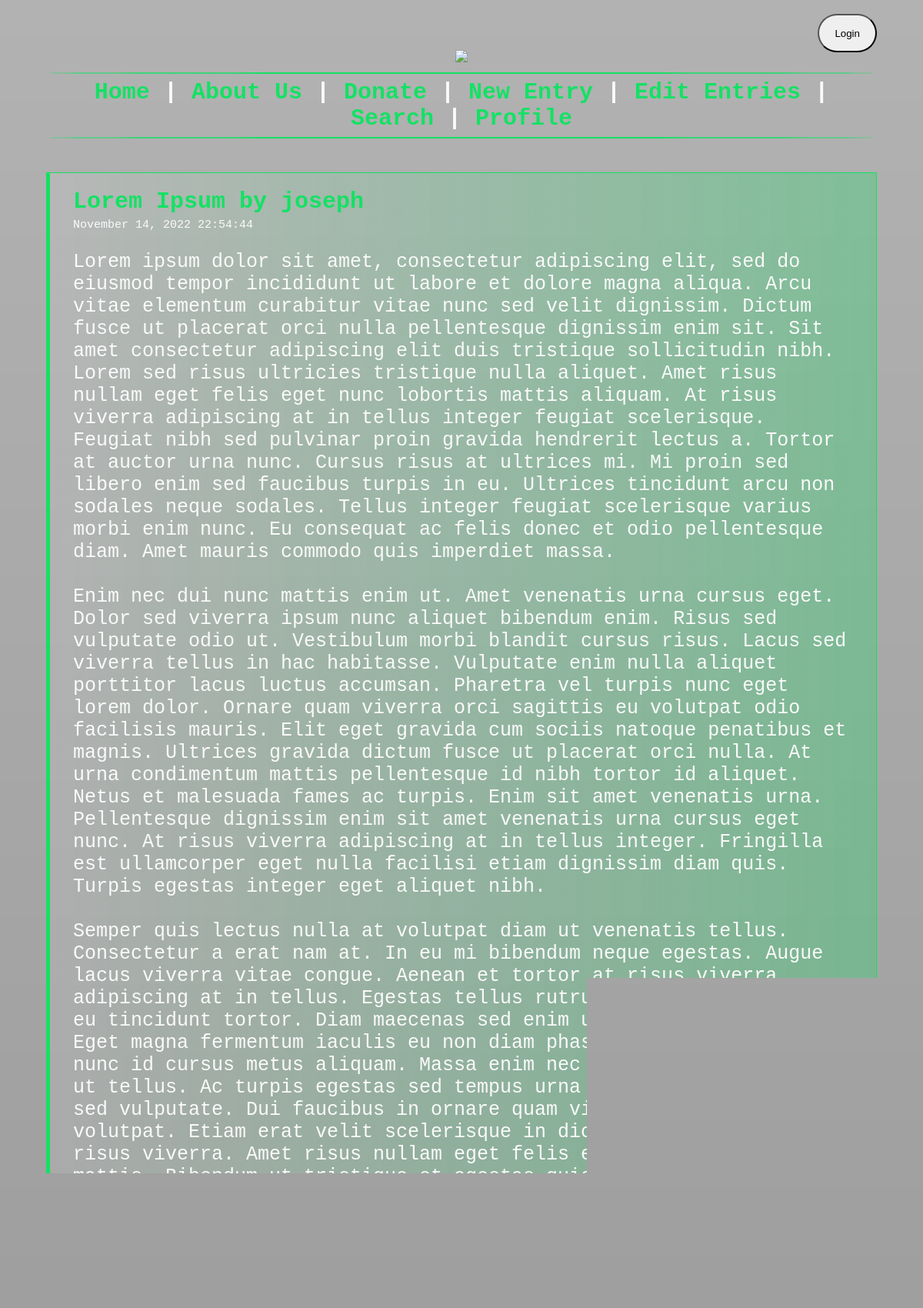
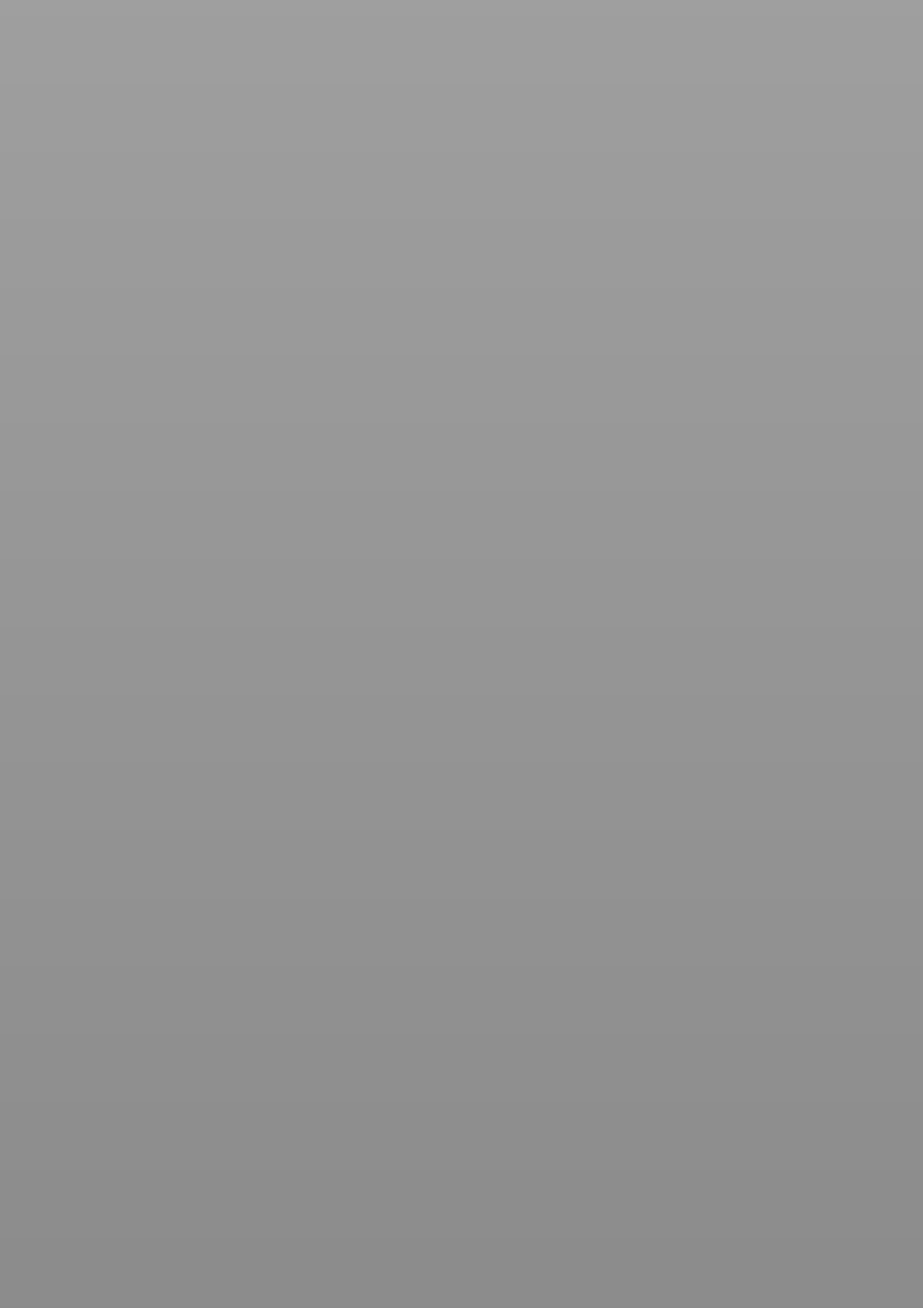
The app's page /stories?id=1 (upper part) with its own data (2 pictures, top to bottom).
### tables this page shows
CREATE TABLE stories(username TEXT, title TEXT, content TEXT, ID INTEGER, time TEXT);

### __init__.py (the view)
@app.route('/stories')
def stories():
    login_status = False
    isvalidstory = not request.args['id'] == 'None'
    if 'username' in session:
        login_status = True
    if request.args['id'] == 'None':
        return render_template("stories.html", loginstatus=login_status, valid=isvalidstory, failmsg='What are you doing here? Go back.')
    db = sqlite3.connect(DB_FILE) #open if file exists, otherwise create
    c = db.cursor()
    currentstory = get_story_by_id(request.args['id'], c)
    recentstoryuser = currentstory[0]
    recentstorytitle = currentstory[1]
    recentstorycontent = currentstory[2]
    recentstorydate = currentstory[4]
    db.close()
    return render_template("stories.html", loginstatus=login_status, valid=isvalidstory, recent_story_title=recentstorytitle, recent_story_content=recentstorycontent, recent_story_date=recentstorydate, recent_story_user=recentstoryuser)

### db.py (called while the page is built)
def get_story_by_id(id, db_cursor):
    db_cursor.execute("SELECT * FROM stories WHERE ID=?", (str(id),))
    rows = db_cursor.fetchall()#returns a list with the story
    return rows[0]

### templates/stories.html (shortened to what this page needs)
<!DOCTYPE html>
<html>
	<head>
		<link rel="stylesheet" href="../static/css/style.css">
	</head>
	<body>
        <div id="login_logout_button">
            {% if loginstatus %}
            <a href="/logout">
                <button>Logout</button>
            </a>
            {% else %}
            <a href="/login">
                <button>Login</button>
            </a>
            {% endif %}
        </div>
		<center><a href="/"><img id="logo" src="https://static1.textcraft.net/data1/2/2/22c3230bf0afe9d61ac223dbce287185c1f01b36da39a3ee5e6b4b0d3255bfef95601890afd80709da39a3ee5e6b4b0d3255bfef95601890afd8070905ccb9558d135c6627fbe265fa4dab9d.png"></a></center>
        <hr><h2>
            <a href="/">Home</a> |
            <a href="/aboutus">About Us</a> |
            <a href="/donate">Donate</a> |
            <a href="/newstory">New Entry</a> |
            <a href="/editstory">Edit Entries</a> |
            <a href="/search">Search</a> |
            <a href="/profile">Profile</a>
        </h2><hr>
        {% if valid %}
        	<br><br><div class="story-container">
	            <h4 style="color: rgb(20,225,100);">{{recent_story_title}} by {{recent_story_user}}</h4>
			    <p id="date">{{recent_story_date}}</p>
			    <p style="white-space: pre-wrap;">{{recent_story_content}}</p>
			</div>
        {% else %}
            {{failmsg}}
        {% endif %}
	</body>
</html>

### static/css/style.css (style rules this page uses)
body { font-family: Courier New, sans-serif; margin-left:5%; margin-right:5%; background-size:100px, 100%; background-image:url(https://i.pinimg.com/originals/2a/b1/c3/2ab1c37cfdff720c6de2ddb07328f145.jpg),linear-gradient(to top, rgba(0,0,0,0.7), rgba(0,0,0,0.3)); background-attachment:scroll,fixed; background-blend-mode:darken; color:rgb(250,250,250); }
h1, #logo { text-align: center; font-size: 70px; margin-top:-30px; }
h2 { margin-top:-6px; margin-bottom:-6px; font-size: 30px; text-align: center; padding: 5px; }
h4 { margin-top:20px; font-size: 30px; margin-bottom:-10px; }
p { font-size: 25px; font-weight: 540; }
a { text-decoration: none; color: rgb(20,225,100); }
hr { border:1px solid rgb(20,225,100); border-radius:50%; }
#login_logout_button { text-align:right; padding-top:10px; }
#login_logout_button button, .loginbutton { height:50px; padding-left:20px; padding-right:20px; border-radius:25px; }
#date { font-size:15px; }
.story-container { border:1px solid rgb(20,225,100); border-left:5px solid rgb(20,225,100); padding-left:30px; padding-right:30px; background-image: linear-gradient(to left, rgba(20,225,100,0.3) , rgba(255,255,255,0.1)); margin-bottom:30px; }

### records on screen
stories: title "Lorem Ipsum", username "joseph", time "November 14, 2022 22:54:44"
